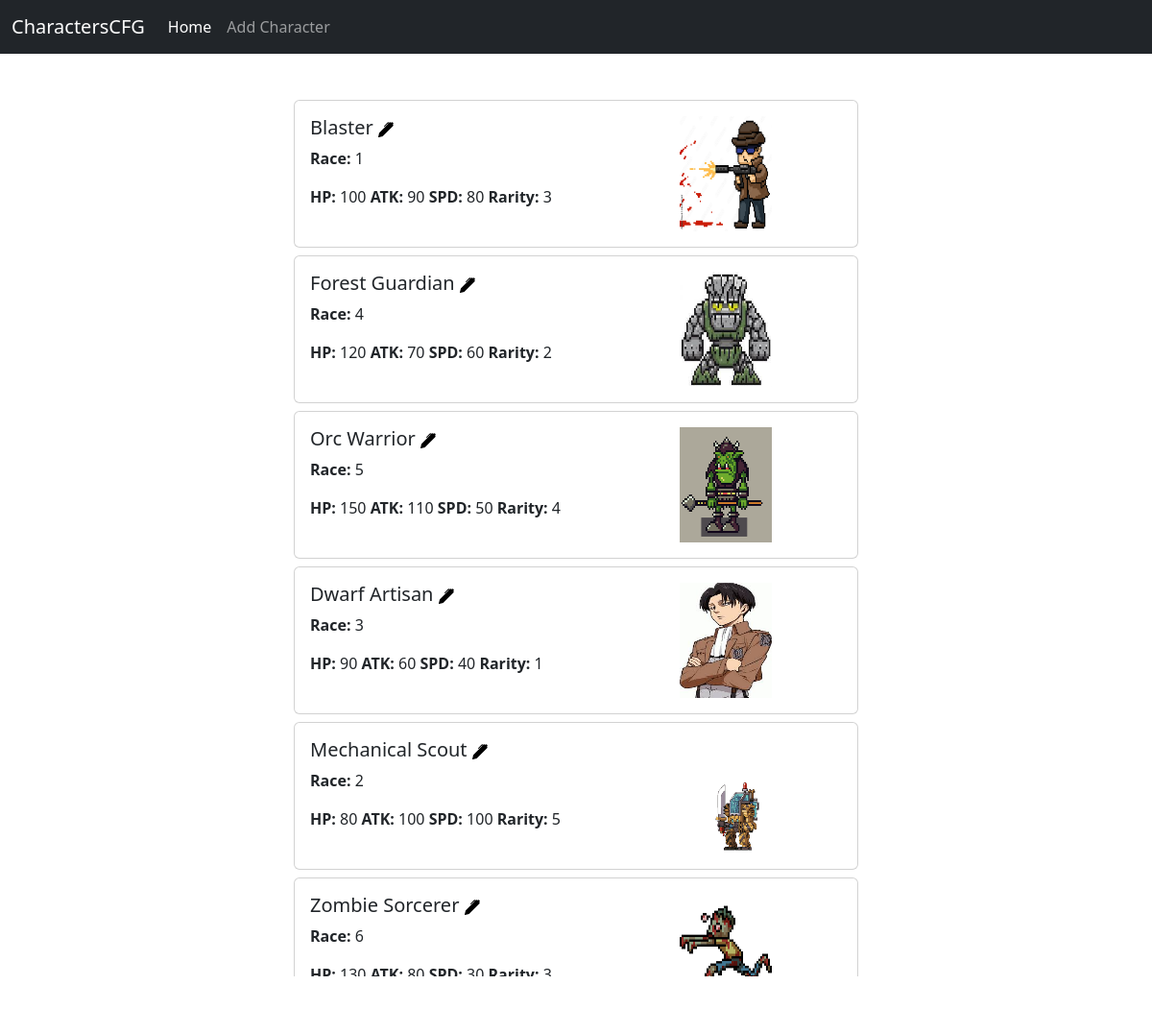
/characters, run on the app's committed database.
### tables this page shows
CREATE TABLE characterCfg
        (chara_id INTEGER PRIMARY KEY,
        race INT, -- CHANGED
        chara_name VARCHAR(50),
        avatar VARCHAR(255),
        lihui VARCHAR(255),
        danju VARCHAR(255),
        hp INT,
        atk INT,
        spd INT,
        rarity INT,
        fragment_id INT
        
        );

### main.py (the view)
@app.route("/characters", methods=["GET"])
def characters():
    if request.method == "GET":
        with sqlite3.connect(db_url) as conn:
            cur = conn.cursor()
            cur.execute('SELECT * FROM ' + chara_table_name + " ORDER BY chara_id ASC")
            chara_data = cur.fetchall()
        return render_template("chara_main.html", dataset=chara_data)

### templates/chara_main.html (shortened to what this page needs)
<html>
    <head>
        <link rel="stylesheet" href="/static/css/bootstrap.css">
    </head>
    <body class="">
        <nav class="navbar navbar-expand-lg navbar-dark bg-dark sticky-top">
            <div class="container-fluid">
            <a class="navbar-brand" href="#">CharactersCFG</a>
            <div class="collapse navbar-collapse" id="navbarNav">
                <ul class="navbar-nav">
                <li class="nav-item">
                    <a class="nav-link active" aria-current="page" href="/">Home</a>
                </li>
                <li class="nav-item">
                    <a class="nav-link" href="/chara_add?id=null">Add Character</a>
                </li>
                </ul>
            </div>
            </div>
        </nav>
            {%for data in dataset%}
            <div class="row justify-content-center">
                    <div class="col-6">
                        <div class="card mb-2">
                            <div class="row card-body">
                            <div class="col-sm-8">
                            <h5 class="card-title">
                                {{data[2]}}
                                <a href="/chara_add?id={{data[0]}}">
                                </a>
                            </h5>
                                <p class="card-text"><b>Race: </b>{{data[1]}}</p>
                                <p class="card-text"><b>HP: </b>{{data[6]}} <b>ATK: </b>{{data[7]}} <b>SPD: </b>{{data[8]}} <b>Rarity: </b>{{data[9]}}</p>
                            </div>
                            <img class="col-sm-2" src="{{data[3]}}" style="width: 120px; height: 120px;" alt="sans"/>
                        </div>
                </div>
            </div>
            </div>
            {%endfor%}
    </body>
</html>

### data on the page
characterCfg: chara_name "Blaster", race "1", hp "100", atk "90", spd "80", rarity "3", avatar (picture)
characterCfg: chara_name "Forest Guardian", race "4", hp "120", atk "70", spd "60", rarity "2", avatar (picture)
characterCfg: chara_name "Orc Warrior", race "5", hp "150", atk "110", spd "50", rarity "4", avatar (picture)
characterCfg: chara_name "Dwarf Artisan", race "3", hp "90", atk "60", spd "40", rarity "1", avatar (picture)
characterCfg: chara_name "Mechanical Scout", race "2", hp "80", atk "100", spd "100", rarity "5", avatar (picture)
characterCfg: chara_name "Zombie Sorcerer", race "6", hp "130", atk "80", spd "30", rarity "3", avatar (picture)
